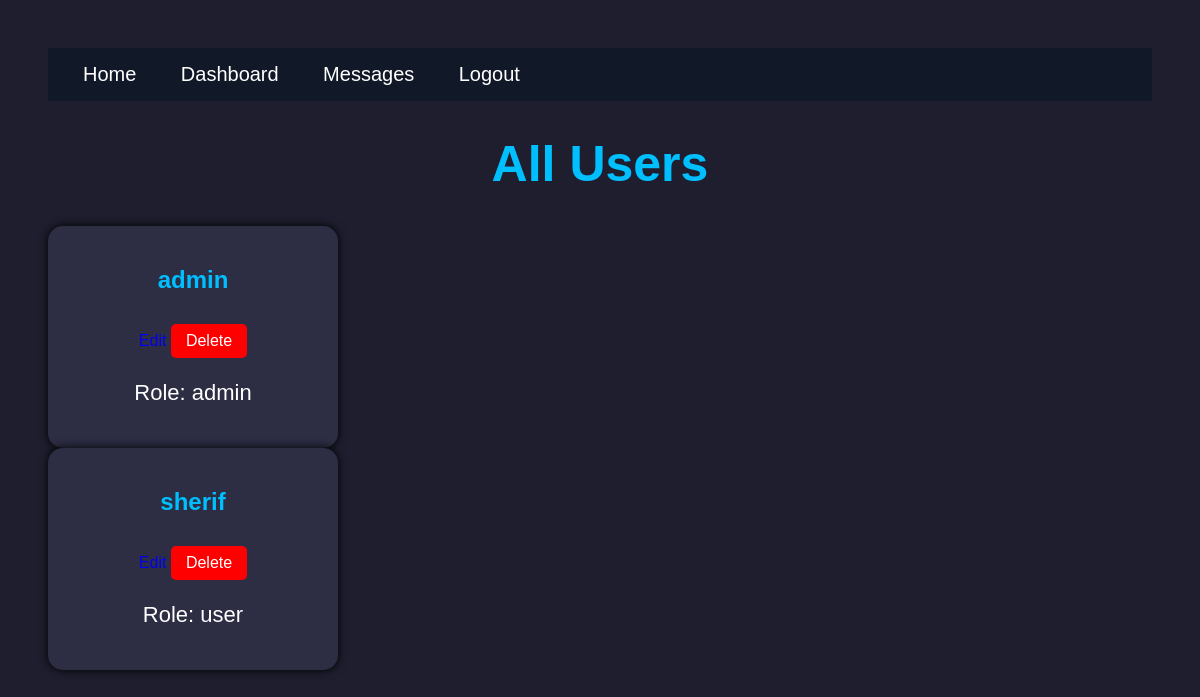
Screenshot of /users (signed in) with the database file from the repository.
### app.py (models this page shows)
class User(db.Model):
    id = db.Column(db.Integer, primary_key=True)
    username = db.Column(db.String(100), unique=True)
    password = db.Column(db.String(100))
    role = db.Column(db.String(20), default="user")

### app.py (the view)
@app.route("/users")
def users():
    if not session.get("user"):
        return redirect("/login")
    user = User.query.filter_by(
        username=session["user"]
    ).first()
    if not user or user.role != "admin":
        flash("Access denied")
        return redirect("/")
    all_users = User.query.all()
    return render_template(
        "users.html",
        users=all_users
    )

### templates/users.html (shortened to what this page needs)
<!DOCTYPE html>
<html>
<head>
    <link rel="stylesheet"
          href="{{ url_for('static',
          filename='style.css') }}">
</head>
<body>
    <nav>
        <div>
            <a href="/">Home</a>
            <a href="/dashboard">Dashboard</a>
            <a href="/messages">Messages</a>
            <a href="/logout">Logout</a>
        </div>
    </nav>
    <div class="container">
        <h1>All Users</h1>
        {% for user in users %}
        <div class="project-card">
            <h2>{{ user.username }}</h2>
            <a href="/edit_user/{{ user.id }}">Edit</a>
            <a href="/delete_user/{{ user.id }}"class="delete-btn">Delete</a>
            <p>
                Role: {{ user.role }}
            </p>
        </div>
        {% endfor %}
    </div>
</body>
</html>

### static/style.css (style rules this page uses)
body { background-color: #1e1e2f; color: white; font-family: Arial; text-align: center; padding: 40px; }
h1 { color: #00bfff; font-size: 50px; }
p { font-size: 22px; }
nav { background-color: #111827; padding: 15px; margin-bottom: 30px; display: flex; justify-content: space-between; align-items: center; position: sticky; top: 0; z-index: 1000; }
nav a { color: white; text-decoration: none; margin: 20px; font-size: 20px; }
.project-card { background-color: #2d2d44; width: 250px; padding: 20px; border-radius: 15px; box-shadow: 0px 0px 10px black; transition: transform 0.3s, box-shadow 0.3s; }
.project-card h2 { color: #00bfff; }
body { animation: fadeIn 1s ease-in; }
.project-card a { text-decoration: none; }
.delete-btn { color: white; background: red; padding: 8px 15px; text-decoration: none; border-radius: 5px; display: inline-block; margin-top: 10px; }

### rows the page displays
User: username "admin", role "admin"
User: username "sherif", role "user"
